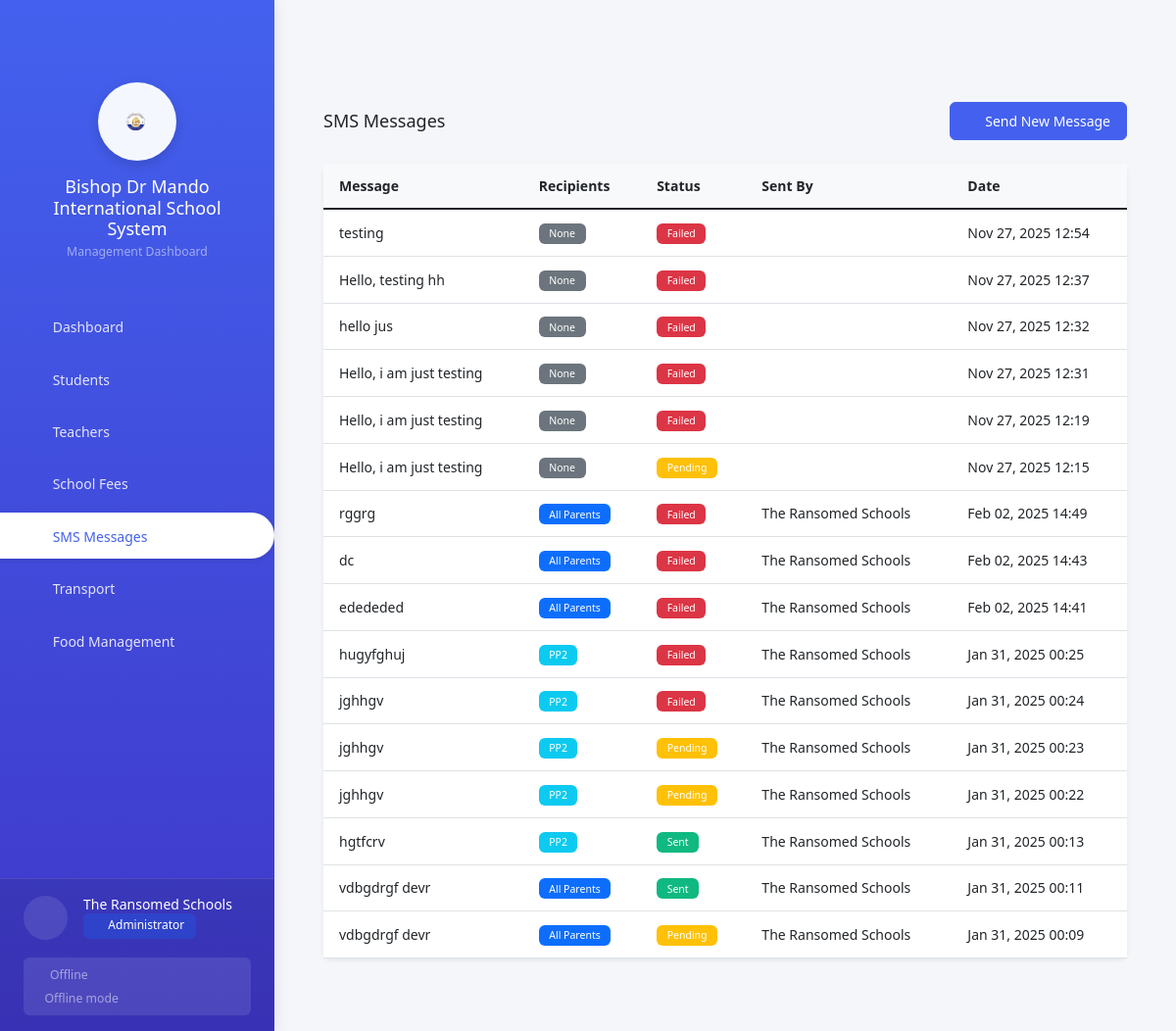
The page /sms/ (signed in) on the database its author committed.
### schools/models.py (models this page shows, shortened)
class SMSMessage(models.Model):
    RECIPIENT_TYPES = [
        ('ALL_STUDENTS', 'All Students (Parents)'),
        ('GRADE', 'Students of Specific Grade/Class'),
        ('LOCATION_MAIN', 'Students of Main School'),
        ('LOCATION_ANNEX', 'Students of Annex School'),
        ('FEES_REMINDER', 'All Students with Fees Reminders'),
        ('ALL_TEACHERS', 'All Teachers'),
        ('INDIVIDUAL', 'Individual Student'),
    ]
    STATUS_CHOICES = [
        ('PENDING', 'Pending'),
        ('SENT', 'Sent'),
        ('FAILED', 'Failed'),
    ]
    message = models.TextField()
    recipient_type = models.CharField(max_length=20, choices=RECIPIENT_TYPES)
    specific_grade = models.ForeignKey(
        Grade,
        on_delete=models.SET_NULL,
        null=True,
        blank=True,
        help_text="Required for grade-specific messages"
    )
    specific_student = models.ForeignKey(
        Student,
        on_delete=models.SET_NULL,
        null=True,
        blank=True,
        help_text="Required for individual student messages"
    )
    location = models.CharField(
        max_length=10,
        choices=LOCATION_CHOICES,
        null=True,
        blank=True,
        help_text="School location filter"
    )
    status = models.CharField(max_length=20, choices=STATUS_CHOICES, default='PENDING')
    sent_at = models.DateTimeField(null=True, blank=True)
    sent_by = models.ForeignKey(User, on_delete=models.SET_NULL, null=True)
    response_data = models.JSONField(null=True, blank=True)
    recipients_count = models.IntegerField(default=0, help_text="Number of recipients")
    created_at = models.DateTimeField(auto_now_add=True)
    class Meta:
        ordering = ['-created_at']

class Grade(models.Model):
    GRADE_CHOICES = [
        ('PG', 'Playgroup'),
        ('PP1', 'PP1'),
        ('PP2', 'PP2'),
        ('G1', 'Grade 1'),
        ('G2', 'Grade 2'),
        ('G3', 'Grade 3'),
        ('G4', 'Grade 4'),
        ('G5', 'Grade 5'),
        ('G6', 'Grade 6'),
        ('G7', 'Grade 7'),
        ('G8', 'Grade 8'),
        ('G9', 'Grade 9'),
        ('G10', 'Grade 10'),
        ('G11', 'Grade 11'),
        ('G12', 'Grade 12'),
    ]
    name = models.CharField(max_length=20, choices=GRADE_CHOICES)
    description = models.TextField(blank=True, default='')
    term1_fees = models.DecimalField(
        max_digits=10,
        decimal_places=2,
        help_text="Term 1 fees",
        default=0
    )
    term2_fees = models.DecimalField(
        max_digits=10,
        decimal_places=2,
        help_text="Term 2 fees",
        default=0
    )
    term3_fees = models.DecimalField(
        max_digits=10,
        decimal_places=2,
        help_text="Term 3 fees",
        default=0
    )
    is_active = models.BooleanField(default=True)
    class_teacher = models.OneToOneField(
        'Teacher',
        on_delete=models.SET_NULL,
        null=True,
        blank=True,
        related_name='grade_assigned'
    )
    def __str__(self):
        return self.get_name_display()
    class Meta:
        ordering = ['name']

### schools/views.py (the view)
# urls.py: path('sms/', views.sms_list, name='sms_list'),
@login_required
@admin_required
def sms_list(request):
    sms_messages = SMSMessage.objects.select_related(
        'sent_by', 'specific_grade', 'specific_student'
    ).order_by('-created_at')
    context = {
        'sms_messages': sms_messages,
        'title': 'SMS Messages',
        'page_title': 'SMS Messages'
    }
    return render(request, 'schools/sms_list.html', context)

### schools/templates/schools/sms_list.html (shortened to what this page needs)
{% extends 'schools/base.html' %}
{% load static %}
{% block content %}
<div class="container py-4">
    <div class="d-flex justify-content-between align-items-center mb-4">
        <h4 class="mb-0">SMS Messages</h4>
        <a href="{% url 'send_sms' %}" class="btn btn-primary">
            <i class="bi bi-send me-2"></i>Send New Message
        </a>
    </div>
    {% if sms_messages %}
        <div class="card border-0 shadow-sm">
            <div class="table-responsive">
                <table class="table table-hover mb-0">
                    <thead>
                        <tr>
                            <th>Message</th>
                            <th>Recipients</th>
                            <th>Status</th>
                            <th>Sent By</th>
                            <th>Date</th>
                        </tr>
                    </thead>
                    <tbody>
                        {% for sms in sms_messages %}
                            <tr>
                                <td>{{ sms.message|truncatechars:50 }}</td>
                                <td>
                                    {% if sms.recipient_type == 'ALL' %}
                                        <span class="badge bg-primary">All Parents</span>
                                    {% elif sms.recipient_type == 'GRADE' %}
                                        <span class="badge bg-info">{{ sms.specific_grade }}</span>
                                    {% else %}
                                        <span class="badge bg-secondary">{{ sms.specific_student }}</span>
                                    {% endif %}
                                </td>
                                <td>
                                    {% if sms.status == 'SENT' %}
                                        <span class="badge bg-success">Sent</span>
                                    {% elif sms.status == 'FAILED' %}
                                        <span class="badge bg-danger">Failed</span>
                                    {% else %}
                                        <span class="badge bg-warning">Pending</span>
                                    {% endif %}
                                </td>
                                <td>{{ sms.sent_by.get_full_name }}</td>
                                <td>{{ sms.created_at|date:"M d, Y H:i" }}</td>
                            </tr>
                        {% endfor %}
                    </tbody>
                </table>
            </div>
        </div>
    {% else %}
        <div class="text-center py-5">
            <i class="bi bi-chat-dots display-1 text-muted"></i>
            <h5 class="mt-3">No Messages</h5>
            <p class="text-muted">No SMS messages have been sent yet.</p>
        </div>
    {% endif %}
</div>
{% endblock %}

### schools/templates/schools/base.html (shortened to what this page needs)
{% load static %}
{% load school_filters %}
<!DOCTYPE html>
<html lang="en">
<head>
    <link href="https://cdn.jsdelivr.net/npm/bootstrap@5.1.3/dist/css/bootstrap.min.css" rel="stylesheet">
    <link href="https://cdn.jsdelivr.net/npm/bootstrap-icons@1.8.1/font/bootstrap-icons.css" rel="stylesheet">
    <link href="https://cdn.jsdelivr.net/npm/sweetalert2@11/dist/sweetalert2.min.css" rel="stylesheet">
    <link rel="stylesheet" href="https://cdnjs.cloudflare.com/ajax/libs/animate.css/4.1.1/animate.min.css">
    <link href="https://cdn.jsdelivr.net/npm/bootstrap@5.3.0/dist/css/bootstrap.min.css" rel="stylesheet">
    <link href='https://cdn.jsdelivr.net/npm/fullcalendar@5.11.3/main.min.css' rel='stylesheet' />
    <link rel="stylesheet" href="{% static 'css/toast.css' %}">
    <link rel="stylesheet" href="{% static 'css/pwa.css' %}">
</head>
<body {% if user|is_staff_or_admin and not user|is_class_teacher %}class="staff-layout"{% endif %}>
    <div class="toast-container position-fixed top-0 end-0 p-3">
    </div>
    {% if user|is_staff_or_admin and not user|is_class_teacher %}
    <nav class="sidebar">
        <div class="sidebar-sticky">
            <div class="px-4 py-3 mb-4 text-center">
                <div class="sidebar-logo mb-3">
                    <img src="{% static 'images/logo.png' %}" alt="Bishop Dr Mando International School" class="sidebar-logo-img">
                </div>
                <h4 class="text-white mb-0">Bishop Dr Mando International School System</h4>
                <small class="text-white-50">Management Dashboard</small>
            </div>
            <ul class="nav flex-column">
                <li class="nav-item">
                    <a class="nav-link {% if request.path == '/' %}active{% endif %}" href="{% url 'dashboard' %}">
                        <i class="bi bi-speedometer2 me-3"></i> Dashboard
                    </a>
                </li>
                <li class="nav-item">
                    <a class="nav-link {% if 'students' in request.path %}active{% endif %}" href="{% url 'student_list' %}">
                        <i class="bi bi-mortarboard me-3"></i> Students
                    </a>
                </li>
                <li class="nav-item">
                    <a class="nav-link {% if 'teachers' in request.path %}active{% endif %}" href="{% url 'teacher_list' %}">
                        <i class="bi bi-person-workspace me-3"></i> Teachers
                    </a>
                </li>
                <li class="nav-item">
                    <a class="nav-link {% if 'fees' in request.path %}active{% endif %}" href="{% url 'fees_dashboard' %}">
                        <i class="bi bi-cash-stack me-3"></i> School Fees
                    </a>
                </li>
                <li class="nav-item">
                    <a class="nav-link {% if 'sms' in request.path %}active{% endif %}" href="{% url 'sms_list' %}">
                        <i class="bi bi-chat-dots me-3"></i> SMS Messages
                    </a>
                </li>
                {% if user.is_superuser %}
                <li class="nav-item">
                    <a class="nav-link {% if 'transport' in request.path %}active{% endif %}"
                       data-bs-toggle="collapse"
                       href="#transportSubmenu"
                       role="button"
                       aria-expanded="{% if 'transport' in request.path %}true{% else %}false{% endif %}"
                       aria-controls="transportSubmenu">
                        <i class="bi bi-bus-front me-3"></i> Transport
                    </a>
                </li>
                {% endif %}
                <li class="nav-item">
                    <a class="nav-link {% if 'meal' in request.path %}active{% endif %}"
                       data-bs-toggle="collapse"
                       href="#mealSubmenu"
                       role="button"
                       aria-expanded="{% if 'meal' in request.path %}true{% else %}false{% endif %}"
                       aria-controls="mealSubmenu">
                        <i class="bi bi-egg-fried me-3"></i> Food Management
                    </a>
                </li>
            </ul>
            <div class="sidebar-profile mt-auto px-4 py-3" style="border-top: 1px solid rgba(255,255,255,0.1);">
                <div class="d-flex align-items-center justify-content-between">
                    <div class="d-flex align-items-center">
                        <div class="user-avatar me-3">
                            {% if user|is_student and user.student_profile.photo %}
                                <img src="{{ user.student_profile.photo.url }}"
                                     alt="{{ user.get_full_name }}"
                                     class="rounded-circle"
                                     style="width: 45px; height: 45px; object-fit: cover;">
                            {% else %}
                            <div class="rounded-circle bg-white bg-opacity-10 p-2"
                                 style="width: 45px; height: 45px; display: flex; align-items: center; justify-content: center;">
                                <i class="bi bi-person-circle text-white fs-4"></i>
                            </div>
                            {% endif %}
                        </div>
                        <div>
                            <h6 class="mb-0 text-white text-truncate">
                                {{ user.get_full_name|default:user.username }}
                            </h6>
                            <small class="text-white-50 d-block">
                                {% if user|is_student %}
                                    <span class="badge bg-info bg-opacity-25">
                                        <i class="bi bi-mortarboard me-1"></i>Student
                                    </span>
                                {% elif user|is_staff_or_admin %}
                                    {% if user.is_superuser %}
                                        <span class="badge bg-primary bg-opacity-25">
                                            <i class="bi bi-shield-check me-1"></i>Administrator
                                        </span>
                                    {% endif %}
                                {% endif %}
                            </small>
                        </div>
                    </div>
                    <div class="d-flex align-items-center">
                        <a href="{% url 'logout' %}"
                           class="btn btn-link text-white-50 p-2 rounded-circle"
                           data-bs-toggle="tooltip"
                           data-bs-placement="top"
                           title="Logout">
                            <i class="bi bi-box-arrow-right"></i>
                        </a>
                    </div>
                </div>
                <div class="mt-3">
                    <div id="sync-status-indicator" class="p-2 rounded" style="background: rgba(255,255,255,0.1);">
                        <div class="d-flex align-items-center justify-content-between">
                            <div class="d-flex align-items-center">
                                <i id="sync-status-icon" class="bi me-2"></i>
                                <small class="text-white-50" id="sync-status-text">Checking...</small>
                            </div>
                        </div>
                        {% if not is_online %}
                        <small class="text-white-50 d-block mt-1">
                            <i class="bi bi-exclamation-triangle me-1"></i>Offline mode
                        </small>
                        {% endif %}
                    </div>
                </div>
            </div>
        </div>
    </nav>
    {% endif %}
    <main class="main-content">
        {% block content %}{% endblock %}
    </main>
</body>
</html>

### rows shown on the page
SMSMessage: message "testing", specific_student "None", status "Failed", created_at "Nov 27, 2025 12:54"
SMSMessage: message "Hello, testing hh", specific_student "None", status "Failed", created_at "Nov 27, 2025 12:37"
SMSMessage: message "hello jus", specific_student "None", status "Failed", created_at "Nov 27, 2025 12:32"
SMSMessage: message "Hello, i am just testing", specific_student "None", status "Failed", created_at "Nov 27, 2025 12:31"
SMSMessage: message "Hello, i am just testing", specific_student "None", status "Failed", created_at "Nov 27, 2025 12:19"
SMSMessage: message "Hello, i am just testing", specific_student "None", status "Pending", created_at "Nov 27, 2025 12:15"
SMSMessage: message "rggrg", recipient_type "All Parents", status "Failed", sent_by.get_full_name "The Ransomed Schools", created_at "Feb 02, 2025 14:49"
SMSMessage: message "dc", recipient_type "All Parents", status "Failed", sent_by.get_full_name "The Ransomed Schools", created_at "Feb 02, 2025 14:43"
SMSMessage: message "edededed", recipient_type "All Parents", status "Failed", sent_by.get_full_name "The Ransomed Schools", created_at "Feb 02, 2025 14:41"
SMSMessage: message "hugyfghuj", specific_grade "PP2", status "Failed", sent_by.get_full_name "The Ransomed Schools", created_at "Jan 31, 2025 00:25"
SMSMessage: message "jghhgv", specific_grade "PP2", status "Failed", sent_by.get_full_name "The Ransomed Schools", created_at "Jan 31, 2025 00:24"
SMSMessage: message "jghhgv", specific_grade "PP2", status "Pending", sent_by.get_full_name "The Ransomed Schools", created_at "Jan 31, 2025 00:23"
SMSMessage: message "jghhgv", specific_grade "PP2", status "Pending", sent_by.get_full_name "The Ransomed Schools", created_at "Jan 31, 2025 00:22"
SMSMessage: message "hgtfcrv", specific_grade "PP2", status "Sent", sent_by.get_full_name "The Ransomed Schools", created_at "Jan 31, 2025 00:13"
SMSMessage: message "vdbgdrgf devr", recipient_type "All Parents", status "Sent", sent_by.get_full_name "The Ransomed Schools", created_at "Jan 31, 2025 00:11"
SMSMessage: message "vdbgdrgf devr", recipient_type "All Parents", status "Pending", sent_by.get_full_name "The Ransomed Schools", created_at "Jan 31, 2025 00:09"

### other values the page prints
{{ user.get_full_name|default:user.username }} "The Ransomed Schools"
